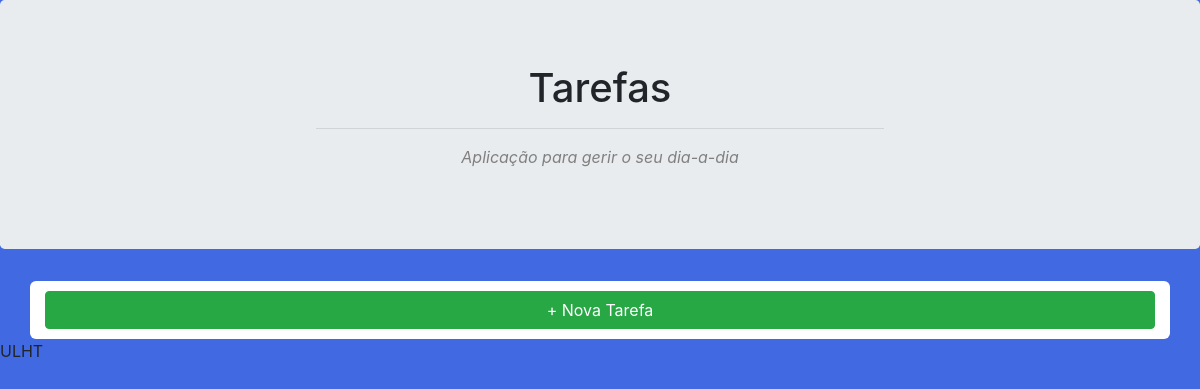
The page /tarefas/ on the database as committed earlier.
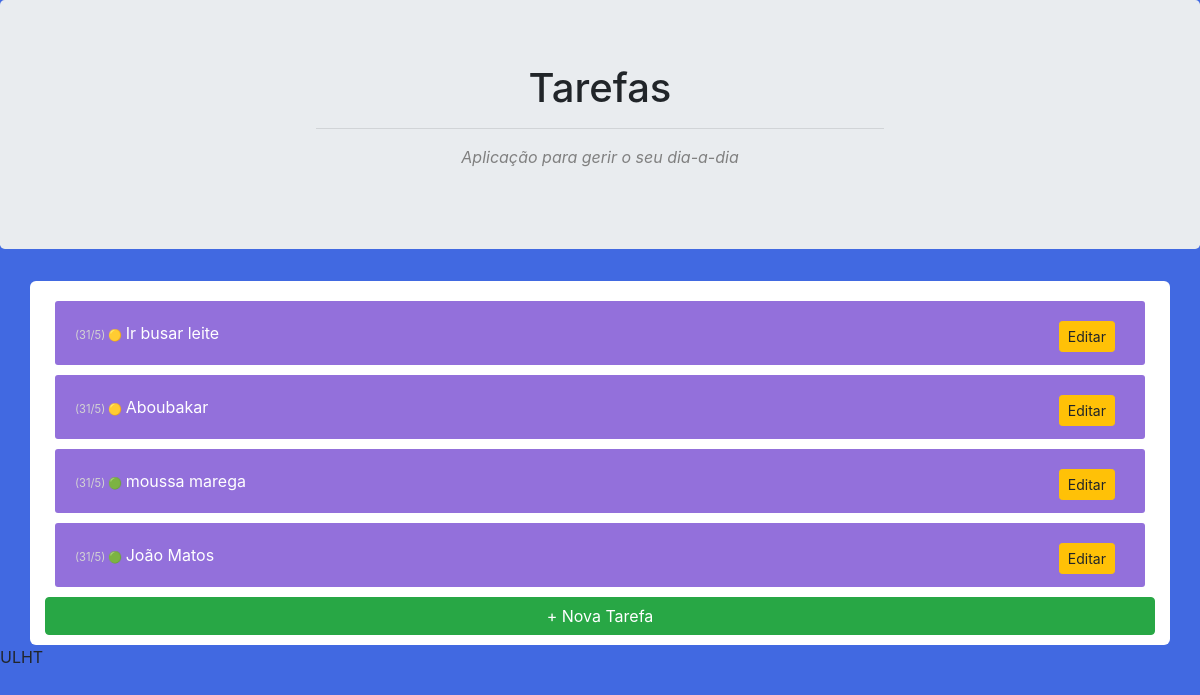
The same page on the database as committed later.
### website/models.py (models this page shows, shortened)
class Tarefa(models.Model):
    titulo = models.CharField(max_length=30)
    prioridade = models.IntegerField(default=1)
    concluida = models.BooleanField(default=False)
    criado = models.DateTimeField(auto_now_add=True)

### website/views.py (the view)
# urls.py: path('tarefas/', views.tarefas_tarefa_view, name='tarefas'),
def tarefas_tarefa_view(request):
    context = {
        'tarefas': Tarefa.objects.all()
    }
    return render(request, 'website/tarefas.html', context)

### website/templates/website/tarefas.html
{% extends 'website/base_tarefas.html' %}
{% block main %}
    {% for tarefa in tarefas %}
        <p>
            <span class="info">
                ({{ tarefa.criado.day }}/{{ tarefa.criado.month }})
                {% if tarefa.prioridade == 1 %}
                    🟢
                {% elif tarefa.prioridade == 2 %}
                    🟡
                {% else %}
                     🔴
                {% endif %}
            </span>
            {% if tarefa.concluido == True %}
                <del>{{ tarefa.titulo }}</del>
            {% else %}
                {{ tarefa.titulo }}
            {% endif %}
            <a href="{% url 'website:edita' tarefa.id %}" class="btn btn-warning  btn-sm"
               style="float: right; margin-right: 10px">
                Editar
            </a>
        </p>
    {% endfor %}
<a href="{% url 'website:nova' %}" class="btn btn-success btn-block">+ Nova Tarefa</a>
{% endblock %}

### website/templates/website/base_tarefas.html (shortened to what this page needs)
{% load static %}
<html lang="en">
<head>
    <link rel="stylesheet" href="https://maxcdn.bootstrapcdn.com/bootstrap/4.5.2/css/bootstrap.min.css">
    {% load static %}
    <link rel="stylesheet" href="{% static 'tarefas/base.css' %}">
</head>
<body>
    <header class="jumbotron text-center">
        <h1>Tarefas</h1>
        <hr width="50%">
        <p>Aplicação para gerir o seu dia-a-dia</p>
    </header>
    <main class="container text-center">
    {% block main %}
    {% endblock %}
    </main>
    <footer>ULHT</footer>
</body>
</html>

### website/static/website/css/base.css (style rules this page uses)
header p { font-style: italic; color: gray; }
body { background-color: royalblue; }
.info { font-size: 0.7em; color: lightgray; }
main { width: 800px; margin: auto; padding: 10px; background-color: white; border-radius: 6px; }
main p { text-align: left; padding: 20px; margin: 10px; color: white; background-color: mediumpurple; border-radius: 3px; }

Rows that differ between the two databases and show on the page:
added Tarefa: criado.day "31", criado.month "5", titulo "Ir busar leite"
added Tarefa: criado.day "31", criado.month "5", titulo "Aboubakar"
added Tarefa: criado.day "31", criado.month "5", titulo "moussa marega"
added Tarefa: criado.day "31", criado.month "5", titulo "João Matos"
